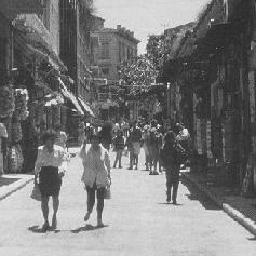
#> input picture data/raw/testing/1392.jpg, 256 x 256 px, given in place of ., which was not available
$ python -i GIST.py   (imports and definitions only)
#> lines starting #> are read from the running program, lines starting #| are printed output that depends on the picture; pictures that were not available may be replaced by others from this repository, and a replacement may not be noted
import numpy as np
import cv2 as cv
import scipy


def calculate_gist_descriptors(img_paths: list[str], new_img_length=256, boundary_extension=32, grid_length=4):
    """Calculate gist descriptors
    :param new_img_length: length to resize all images to
    :param boundary_extension: number of pixels to pad images by
    :param grid_length: number of cells to split each image side by to make the grid
    :param img_paths: list of image paths to get features from
    :return: list of gist descriptors where list[i] = gist descriptor of image at img_paths[i]
    """
#> called with img_paths = '../../data/raw/testing/1392.jpg', new_img_length = 256, boundary_extension = 32, grid_length = 4

    filter_bank = __create_gabor_filter_bank(img_size=new_img_length + 2 * boundary_extension)

    num_of_images = len(img_paths)
    num_of_grid_cells = grid_length ** 2
    num_of_features = filter_bank.shape[2] * num_of_grid_cells

    # initialise list of descriptors
    descriptors = np.zeros(shape=(num_of_images, num_of_features), dtype=np.float32)

    for i in range(len(img_paths)):
        img = cv.imread(img_paths[i])
#> img is the input picture: shape (256, 256, 3); min 19, max 255, mean 123

        # convert image to grayscale
        img = np.mean(img, axis=-1, dtype=np.float32)
#> img: shape (256, 256) float32

        img = __resize_and_crop(img, (new_img_length, new_img_length))

        # scale to be in range 0 to 255
        img = img - np.min(img)
        img = 255 * img / np.max(img)

        filtered_img = __preprocess(img)

        descriptor = __calculate_gist_descriptor(filtered_img, filter_bank, boundary_extension, grid_length,
                                                 num_of_grid_cells)
        descriptors[i, :] = descriptor

    return descriptors


def __resize_and_crop(img: np.ndarray, new_shape: tuple[int, int]):
    """Resize image to a new shape whilst maintaining the original aspect ratio
    :param img: the image to resize
    :param new_shape: the desired shape
    :return: image with the desired shape
    """

    # resize image while keeping aspect ratio
    scaling = max(new_shape[0] / img.shape[0], new_shape[1] / img.shape[1])
    resize_shape = tuple(np.round(np.array([img.shape[1], img.shape[0]]) * scaling).astype(int))
    img = cv.resize(src=img, dsize=resize_shape, interpolation=cv.INTER_LINEAR)

    # crop image to get desired shape
    starting_row = (img.shape[0] - new_shape[0]) // 2
    starting_col = (img.shape[1] - new_shape[1]) // 2
    img = img[starting_row:starting_row + new_shape[0], starting_col:starting_col + new_shape[1]]

    return img


def __preprocess(img: np.ndarray, fc=4):
    """Preprocess image through pre-filtering, whitening and local contrast normalisation
    :param fc: controls sigma in gaussian filter
    :param img: image to filter
    :return: filtered image
    """
#> called with fc = 4

    pad_w = 5

    # pad images to reduce boundary artifacts
    img = np.log(img + 1)
    img = np.pad(array=img, pad_width=((pad_w, pad_w), (pad_w, pad_w)), mode='symmetric')
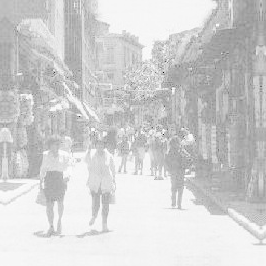
#> img: shape (266, 266) float32; min 0, max 5.55, mean 4.55; drawn with min black and max white

    # dimensions of the padded image
    new_h, new_w = img.shape
#> new_h = 266; new_w = 266

    # make dimensions even through additional padding
    n = max(new_h, new_w)
#> n = 266
    n += n % 2
    img = np.pad(array=img, pad_width=((0, n - new_h), (0, n - new_w)), mode='symmetric')

    # create gaussian filter
    fx, fy = np.meshgrid(np.arange(-n / 2, n / 2), np.arange(-n / 2, n / 2))
    sigma = fc / np.sqrt(np.log(2))
    gaussian_filter = scipy.fft.fftshift(np.exp(-(fx ** 2 + fy ** 2) / (sigma ** 2)))

    # whitening
    output = img - np.real(scipy.fft.ifft2(scipy.fft.fft2(img) * gaussian_filter))
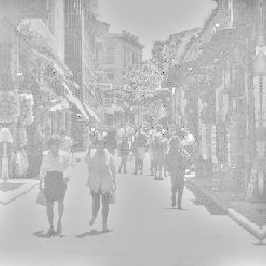
#> output: shape (266, 266) float64; min -4.27, max 1.45, mean 1.1e-07; drawn with min black and max white

    # local contrast normalisation
    local_std = np.sqrt(np.abs(scipy.fft.ifft2(scipy.fft.fft2(output ** 2) * gaussian_filter)))
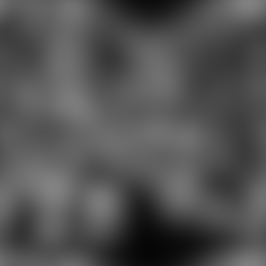
#> local_std: shape (266, 266) float64; min 0.025, max 0.512, mean 0.324
    output = output / (0.2 + local_std)

    # crop output to have the same size as the input
    output = output[pad_w:new_h - pad_w, pad_w:new_w - pad_w]
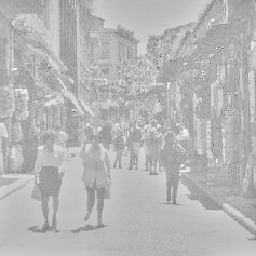
#> output: shape (256, 256) float64; min -6.74, max 2.69, mean 0.00388; drawn with min black and max white

    return output


def __create_gabor_filter_bank(img_size: int, num_of_orientations=11, num_of_scales=6):
    """Creates a filter bank of gabor filters and returns it
    :param img_size: size of the image the filters will be applied to
    :param num_of_orientations: number of different orientations needed in the filter bank
    :param num_of_scales: number of different scales needed in the filter bank
    :return: array of gabor filters
    """

    # the number of filters that will need to be generated
    num_of_filters = num_of_orientations * num_of_scales

    # generate the parameters for each filter
    filter_i = 0
    filter_params = np.zeros((num_of_filters, 4))
    for i in range(num_of_scales):
        for j in range(num_of_orientations):
            filter_params[filter_i, :] = [
                0.35,
                0.3 / (1.85**i),
                16 * num_of_orientations ** 2 / 32 ** 2,
                np.pi / num_of_orientations * j
            ]
            filter_i += 1

    # frequency information
    fx, fy = np.meshgrid(np.arange(-img_size / 2, img_size / 2),
                         np.arange(-img_size / 2, img_size / 2))
    radial_freq = np.fft.fftshift(np.sqrt(fx ** 2 + fy ** 2))
    angle = np.fft.fftshift(np.angle(fx + 1j * fy))

    # generate filters
    filter_bank = np.zeros((img_size, img_size, num_of_filters))
    for i in range(num_of_filters):
        curr_angle = angle + filter_params[i, 3]
        curr_angle = curr_angle + 2 * np.pi * (curr_angle < -np.pi) - 2 * np.pi * (curr_angle > np.pi)

        filter_bank[:, :, i] = np.exp(-10
                                      * filter_params[i, 0]
                                      * (radial_freq / img_size / filter_params[i, 1] - 1) ** 2 - 2
                                      * filter_params[i, 2] * np.pi * curr_angle ** 2)

    # reshape the filter bank if needed
    if np.all(np.array(np.shape(filter_bank))[:2] == 1):
        filter_bank = np.squeeze(filter_bank, axis=(0, 1))
    if np.all(np.array(np.shape(filter_bank))[:3] == 1):
        filter_bank = np.squeeze(filter_bank, axis=(2,))
    if np.any(np.array(np.shape(filter_bank))[:2] == 1):
        filter_bank = np.squeeze(filter_bank, axis=2)
    if np.all(np.array(np.shape(filter_bank)) == 1):
        filter_bank = filter_bank.squeeze()

    return filter_bank


def __calculate_features(filtered_img: np.ndarray, grid_length: int):
    """
    Calculates features from an image by splitting it into a grid and getting the mean of each cell
    :param filtered_img: the image to get the features from
    :param grid_length: number of cells on each grid side
    :return: list of image features
    """

    # get image dimensions
    img_h, img_w = filtered_img.shape

    # indices for dividing the image into non-overlapping blocks
    cell_row_indices = np.linspace(0, img_h, grid_length + 1, dtype=int)
    cell_col_indices = np.linspace(0, img_w, grid_length + 1, dtype=int)

    # initialise features array
    features = np.zeros((grid_length, grid_length))

    # iterate over each block
    for xx in range(grid_length):
        for yy in range(grid_length):

            # calculate mean value within the current cell
            feature = np.mean(np.mean(filtered_img[
                cell_row_indices[xx]:cell_row_indices[xx + 1],
                cell_col_indices[yy]:cell_col_indices[yy + 1]
            ]))
            features[xx, yy] = feature

    return features


def __calculate_gist_descriptor(img: np.ndarray, gabor_filter_bank: np.ndarray, boundary_extension: int,
                                grid_length: int, num_of_grid_cells: int):
    """
    Calculates the gist descriptor of an image
    :param img: the image to get the descriptor from
    :param gabor_filter_bank: the gabor filters to apply
    :param boundary_extension: number of pixels to pad image by
    :param grid_length: number of cells on each grid side
    :param num_of_grid_cells: total number of cells the image is split into (should be grid_length ** 2)
    :return: gist descriptor that represents the input image
    """
#> called with gabor_filter_bank = array of shape (320, 320, 66), boundary_extension = 32, grid_length = 4, num_of_grid_cells = 16

    # ensures image is assigned enough memory to store results of all calculations
    img = img.astype(np.float32)
#> img: shape (256, 256) float32

    filter_h, filter_w, num_of_filters = gabor_filter_bank.shape

    # initialises descriptor
    descriptor = np.zeros(num_of_grid_cells * num_of_filters)

    # image padding to handle boundary effects
    img = np.pad(
        img,
        [(boundary_extension, boundary_extension), (boundary_extension, boundary_extension)],
        mode='symmetric'
    )
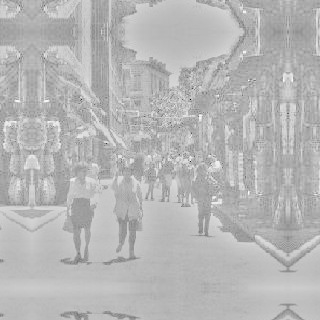
#> img: shape (320, 320) float32; min -6.74, max 2.69, mean 0.00849; drawn with min black and max white

    # 2D fourier transform is applied to the image
    img = np.fft.fft2(img)

    # applies gabor filters to calculate descriptor
    next_free_i = 0
    for filter_i in range(num_of_filters):
        # applies gabor filter and then removes padding
        filtered_img = np.abs(np.fft.ifft2(img * gabor_filter_bank[:, :, filter_i]))
        filtered_img = filtered_img[
                       boundary_extension:filter_h - boundary_extension,
                       boundary_extension:filter_w - boundary_extension
                       ]

        # adds feature values from the filtered image to the descriptor
        features = __calculate_features(filtered_img, grid_length)
        descriptor[next_free_i:next_free_i + num_of_grid_cells] = features.reshape(num_of_grid_cells, order='F')

        next_free_i += num_of_grid_cells
#> this loop made 66 passes
#> pass 1, in __calculate_gist_descriptor, `filtered_img = filtered_img[ boundary_extension:filter_h - boundary_ex..`:
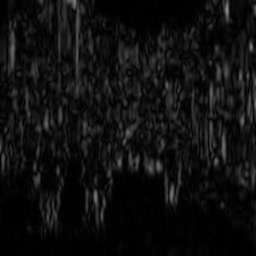
#> filtered_img: shape (256, 256) float64; min 3.42e-05, max 0.536, mean 0.062
#> after the loop:
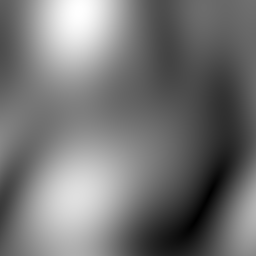
#> filtered_img: shape (256, 256) float64; min 0.000141, max 0.0908, mean 0.0417; drawn with min black and max white
#> after the loop, descriptor = 1056 values, max 0.137 at index 538, min 0.00698 at index 989, mean 0.0436; next_free_i = 1056

    return descriptor

>>> result = calculate_gist_descriptors('../../data/raw/testing/1392.jpg')
#> pass 3 of the loop in calculate_gist_descriptors, `for i in range(len(img_paths)):`:
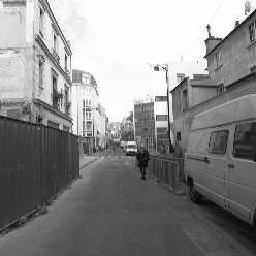
#> input picture data/raw/testing/148.jpg, 256 x 256 px, given in place of , which was not available
#> in calculate_gist_descriptors, img is the input picture: shape (256, 256, 3); min 0, max 255, mean 138.2
#> the loop in __calculate_gist_descriptor (call 3), `for filter_i in range(num_of_filters):` made 66 passes
#> pass 1, in __calculate_gist_descriptor (call 3), `filtered_img = filtered_img[ boundary_extension:filter_h - boundary_ex..`:
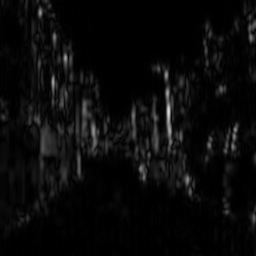
#> filtered_img: shape (256, 256) float64; min 1.16e-05, max 0.861, mean 0.0401
#> after the loop in __calculate_gist_descriptor (call 3), `for filter_i in range(num_of_filters):`:
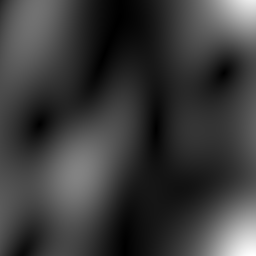
#> filtered_img: shape (256, 256) float64; min 2.05e-05, max 0.0901, mean 0.021; drawn with min black and max white
#> the loop made 8 passes; the first 3 are shown
#> (the run stopped early here; a loop or call above may not have finished)
